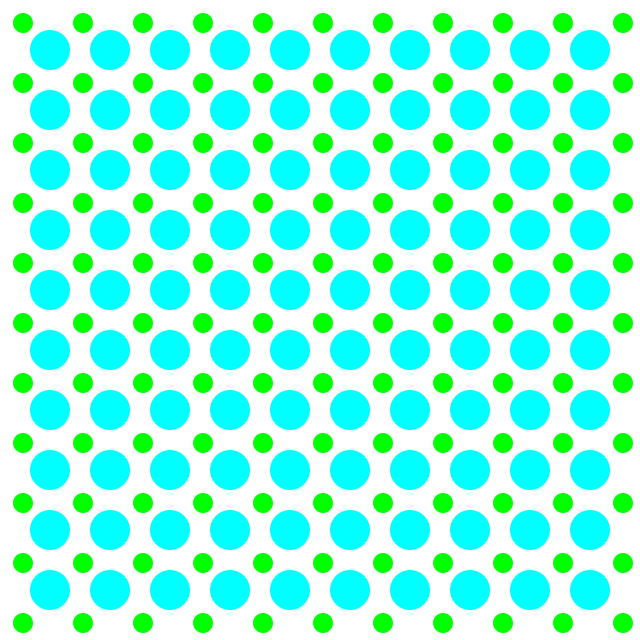
Frame 1 (no input)
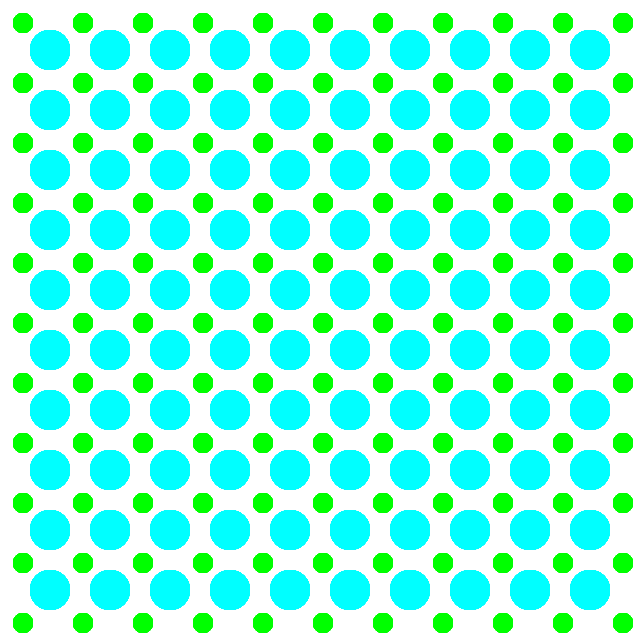
Frame 60 (the mouse pressed at the canvas centre just before this capture)
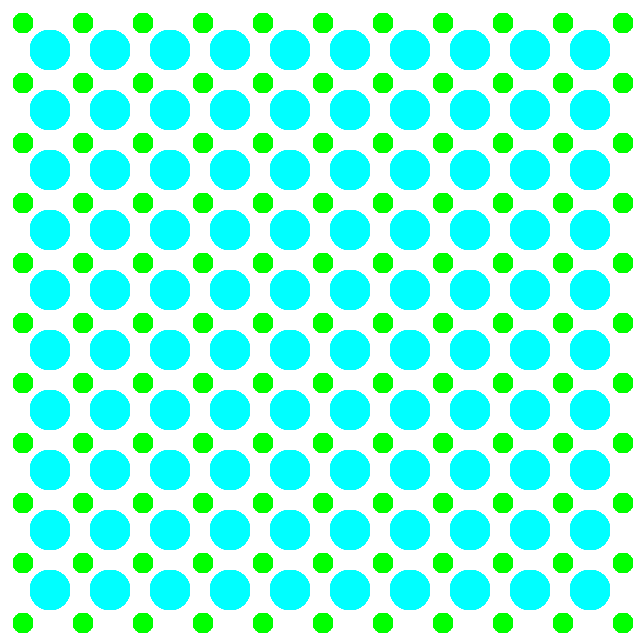
Frame 120 (the mouse held since frame 60 and released just before this capture)

The Processing sketch that drew these frames (run headless with seeded random() and noise(); from frame 60 on, the mouse is pressed at the canvas centre):

// Processing sketch: processing_161480
// ── processing_161480.pde

//By Sophie Lejot

float x,y,l,h,z,w; 


void setup () {

size(640,640);
background(255);
noFill(); //pas de remplissage
smooth() ; //lissage
l = 20 ;
h = 20 ;
z=40;
w=40;


}



void draw() {
 fill(0,255,0);
  noStroke();
  //stroke() ; // couleur de contour
  //strokeWeight(5) ; //Ã©paisseur du contour

for (int i=23; i<height; i+=60) {// condition de rÃ©pÃ©tition)
for (int j=23; j<width; j+=60) {
  ellipse(i,j,l,h); 
}

}


for (int x=50; x<height; x+=60) {// condition de rÃ©pÃ©tition)
for (int y=50; y<width; y+=60) {
 fill(0,255,255);

  ellipse(x,y,z,w); 
}

}

}
 
